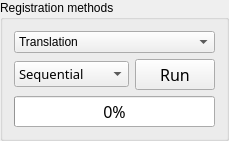
           <widget class="QGroupBox" name="groupBox_2">
            <property name="title">
             <string>Registration methods</string>
            </property>
            <layout class="QVBoxLayout" name="verticalLayout_11">
             <item>
              <widget class="QComboBox" name="transfo_comboBox">
               <property name="sizePolicy">
                <sizepolicy hsizetype="Minimum" vsizetype="Fixed">
                 <horstretch>0</horstretch>
                 <verstretch>0</verstretch>
                </sizepolicy>
               </property>
               <property name="minimumSize">
                <size>
                 <width>84</width>
                 <height>0</height>
                </size>
               </property>
               <property name="toolTip">
                <string>&lt;html&gt;&lt;head/&gt;&lt;body&gt;&lt;p&gt;&lt;span style=&quot; font-size:11pt;&quot;&gt;Transformation used for registration&lt;/span&gt;&lt;/p&gt;&lt;/body&gt;&lt;/html&gt;</string>
               </property>
               <item>
                <property name="text">
                 <string>Translation</string>
                </property>
               </item>
               <item>
                <property name="text">
                 <string>Scaled rotation</string>
                </property>
               </item>
               <item>
                <property name="text">
                 <string>Rigid body</string>
                </property>
               </item>
               <item>
                <property name="text">
                 <string>Affine</string>
                </property>
               </item>
               <item>
                <property name="text">
                 <string>Homography</string>
                </property>
               </item>
              </widget>
             </item>
             <item>
              <layout class="QHBoxLayout" name="horizontalLayout_6">
               <item>
                <widget class="QComboBox" name="choiceBox">
                 <property name="sizePolicy">
                  <sizepolicy hsizetype="Preferred" vsizetype="Fixed">
                   <horstretch>0</horstretch>
                   <verstretch>0</verstretch>
                  </sizepolicy>
                 </property>
                 <property name="minimumSize">
                  <size>
                   <width>84</width>
                   <height>0</height>
                  </size>
                 </property>
                 <property name="font">
                  <font>
                   <family>Noto Sans Cond</family>
                   <pointsize>10</pointsize>
                   <italic>false</italic>
                   <bold>false</bold>
                  </font>
                 </property>
                 <property name="toolTip">
                  <string>&lt;html&gt;&lt;head/&gt;&lt;body&gt;&lt;p&gt;&lt;span style=&quot; font-size:11pt;&quot;&gt;Mode of registration&lt;/span&gt;&lt;/p&gt;&lt;/body&gt;&lt;/html&gt;</string>
                 </property>
                 <property name="styleSheet">
                  <string notr="true"/>
                 </property>
                 <item>
                  <property name="text">
                   <string>Sequential</string>
                  </property>
                 </item>
                 <item>
                  <property name="text">
                   <string>Incremental</string>
                  </property>
                 </item>
                 <item>
                  <property name="text">
                   <string>Coregistration</string>
                  </property>
                 </item>
                </widget>
               </item>
               <item>
                <widget class="QPushButton" name="push_compute">
                 <property name="sizePolicy">
                  <sizepolicy hsizetype="Fixed" vsizetype="Fixed">
                   <horstretch>0</horstretch>
                   <verstretch>0</verstretch>
                  </sizepolicy>
                 </property>
                 <property name="font">
                  <font>
                   <family>Noto Sans Cond</family>
                   <pointsize>12</pointsize>
                   <italic>false</italic>
                   <bold>false</bold>
                  </font>
                 </property>
                 <property name="toolTip">
                  <string>&lt;html&gt;&lt;head/&gt;&lt;body&gt;&lt;p&gt;&lt;span style=&quot; font-size:11pt;&quot;&gt;Run the registration computation&lt;/span&gt;&lt;/p&gt;&lt;/body&gt;&lt;/html&gt;</string>
                 </property>
                 <property name="styleSheet">
                  <string notr="true"/>
                 </property>
                 <property name="text">
                  <string>Run</string>
                 </property>
                 <property name="icon">
                  <iconset>
                   <normaloff>TSG_icons/run_icon.png</normaloff>TSG_icons/run_icon.png</iconset>
                 </property>
                </widget>
               </item>
              </layout>
             </item>
             <item>
              <widget class="QProgressBar" name="progressBar">
               <property name="sizePolicy">
                <sizepolicy hsizetype="Minimum" vsizetype="Fixed">
                 <horstretch>0</horstretch>
                 <verstretch>0</verstretch>
                </sizepolicy>
               </property>
               <property name="minimumSize">
                <size>
                 <width>116</width>
                 <height>0</height>
                </size>
               </property>
               <property name="font">
                <font>
                 <family>Noto Sans Cond</family>
                 <pointsize>12</pointsize>
                 <italic>false</italic>
                 <bold>false</bold>
                </font>
               </property>
               <property name="styleSheet">
                <string notr="true"/>
               </property>
               <property name="value">
                <number>0</number>
               </property>
              </widget>
             </item>
            </layout>
           </widget>
